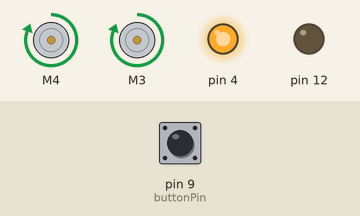
Recording of a sketch running on a simulated Arduino Uno, built with avr-gcc and run on an emulated ATmega328P. Shown: 2 × DC motor (green arrow = forward, orange = backward, longer = faster), output pins drawn as LEDs (lit = HIGH). The inputs (shaded band) are chosen by the test bench; at power-on: pin 9 (buttonPin) HIGH. What the sketch prints to the serial monitor is not drawn.

Above: at 0.1 s.
Timing chart, 0 to 3.0 s (numbered marks = the images above):
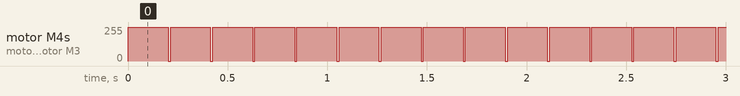

Measured:
- by itself, motor M4, motor M3: alternates forward 255/255 for 0.20 s and stopped for 0.01 s

The sketch:

distance.ino
```cpp
//including necessary libraries
#include <PID_v1.h>
#include <RedBot.h>
#include <Adafruit_MotorShield.h>

Adafruit_MotorShield AFMS = Adafruit_MotorShield();//init motorshield
Adafruit_DCMotor *rightWheel = AFMS.getMotor(4);//init wheels
Adafruit_DCMotor *leftWheel = AFMS.getMotor(3);

RedBotEncoder encoder = RedBotEncoder(A4, 10);//initialize encoder
                              //(takes in 2 pins one for left and one for right)
//declaring and initializing variables
double numCounts = 0;
double goal = 2;//goal distance in m
double goalCounts = goal*880/(2*1.25);//880 was the number of encoder counts we saw by manually turning the wheel 1 meter
//I don't recall why it's divided by 2 and multiplied by 1.25, but this will be changed when we test distance

double power = 100;

boolean go = false;

int buttonPin = 9;//pin that reads in button data

PID encoderPID = PID(&numCounts, &power, &goalCounts, 1, 0.9, 0.9, DIRECT);//initializing PID
//&input, &output, &setpoint, k, p, d, direction

void setup() {
  Serial.begin(9600);

  AFMS.begin();
  rightWheel->run(FORWARD);
  leftWheel->run(FORWARD);

  encoderPID.SetMode(AUTOMATIC);
  pinMode(buttonPin, INPUT_PULLUP);//sets up button activation

  pinMode(4, OUTPUT);
  digitalWrite(4, HIGH);//power for encoders

  pinMode(12, OUTPUT);
  digitalWrite(12, LOW);//ground for encoders

  encoder.clearEnc(BOTH);//clears encoder counts

  Serial.println(F("Finished setup"));

}


void loop() {
  //Serial.println(digitalRead(buttonPin)); not using button code right now
  go = true;
  if (digitalRead(buttonPin) == LOW)
    go = true;
  if (!go){
    //Serial.println(F("Waiting for Button"));
    //Serial.println(encoder.getTicks(LEFT));
    return;
  }
  driveDistance(numCounts);//calls drive distance

  rightWheel->setSpeed(0);
  leftWheel->setSpeed(0);

  numCounts = encoder.getTicks(LEFT);//update numCounts
  delay(10);//wait 10 milliseconds
  Serial.println("-");
}

void driveDistance(int numCounts)
{
   //encoder.clearEnc(BOTH);
   if(encoder.getTicks(LEFT) < goalCounts)//if the car hasn't driven the right distance yet
   {
     encoderPID.Compute();//compute power
     Serial.print(F("Traveling at: "));
     Serial.println(power);

     rightWheel->run(FORWARD);
     leftWheel->run(FORWARD);

     rightWheel->setSpeed(power);
     leftWheel->setSpeed(power);
     Serial.println(numCounts);
     delay(200);
   }
   else{//once it has driven the right distance, stop
    rightWheel->setSpeed(0);
    leftWheel->setSpeed(0);
    Serial.println(F("Finished"));
   }


}
```
